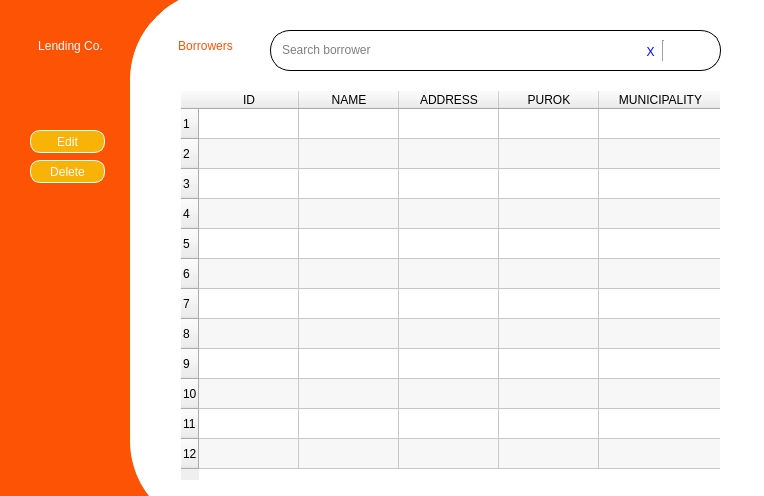
<?xml version="1.0" encoding="UTF-8"?>
<ui version="4.0">
 <class>MainWindow</class>
 <widget class="QMainWindow" name="MainWindow">
  <property name="geometry">
   <rect>
    <x>0</x>
    <y>0</y>
    <width>764</width>
    <height>496</height>
   </rect>
  </property>
  <property name="windowTitle">
   <string>Borrowers</string>
  </property>
  <property name="windowIcon">
   <iconset>
    <normaloff>../img/due today.png</normaloff>../img/due today.png</iconset>
  </property>
  <widget class="QWidget" name="centralwidget">
   <widget class="QWidget" name="bg" native="true">
    <property name="geometry">
     <rect>
      <x>130</x>
      <y>-10</y>
      <width>800</width>
      <height>541</height>
     </rect>
    </property>
    <property name="styleSheet">
     <string notr="true">#bg{
background-color: white;
border: 1px solid white;
border-radius: 90px;
}</string>
    </property>
    <widget class="QScrollArea" name="scrollArea">
     <property name="geometry">
      <rect>
       <x>50</x>
       <y>100</y>
       <width>541</width>
       <height>391</height>
      </rect>
     </property>
     <property name="styleSheet">
      <string notr="true">#scrollArea{
border: 1px solid white;

}</string>
     </property>
     <property name="widgetResizable">
      <bool>true</bool>
     </property>
     <widget class="QWidget" name="scrollAreaWidgetContents">
      <property name="geometry">
       <rect>
        <x>0</x>
        <y>0</y>
        <width>539</width>
        <height>389</height>
       </rect>
      </property>
      <widget class="QTableWidget" name="tableWidget">
       <property name="geometry">
        <rect>
         <x>0</x>
         <y>0</y>
         <width>541</width>
         <height>391</height>
        </rect>
       </property>
       <property name="sizePolicy">
        <sizepolicy hsizetype="Expanding" vsizetype="Expanding">
         <horstretch>0</horstretch>
         <verstretch>0</verstretch>
        </sizepolicy>
       </property>
       <property name="frameShape">
        <enum>QFrame::NoFrame</enum>
       </property>
       <property name="sizeAdjustPolicy">
        <enum>QAbstractScrollArea::AdjustToContents</enum>
       </property>
       <property name="editTriggers">
        <set>QAbstractItemView::NoEditTriggers</set>
       </property>
       <property name="alternatingRowColors">
        <bool>true</bool>
       </property>
       <property name="selectionMode">
        <enum>QAbstractItemView::ExtendedSelection</enum>
       </property>
       <property name="selectionBehavior">
        <enum>QAbstractItemView::SelectRows</enum>
       </property>
       <property name="verticalScrollMode">
        <enum>QAbstractItemView::ScrollPerPixel</enum>
       </property>
       <property name="horizontalScrollMode">
        <enum>QAbstractItemView::ScrollPerPixel</enum>
       </property>
       <property name="showGrid">
        <bool>true</bool>
       </property>
       <property name="gridStyle">
        <enum>Qt::SolidLine</enum>
       </property>
       <property name="sortingEnabled">
        <bool>false</bool>
       </property>
       <property name="wordWrap">
        <bool>true</bool>
       </property>
       <property name="cornerButtonEnabled">
        <bool>true</bool>
       </property>
       <property name="rowCount">
        <number>12</number>
       </property>
       <attribute name="horizontalHeaderStretchLastSection">
        <bool>true</bool>
       </attribute>
       <attribute name="verticalHeaderStretchLastSection">
        <bool>false</bool>
       </attribute>
       <row/>
       <row/>
       <row/>
       <row/>
       <row/>
       <row/>
       <row/>
       <row/>
       <row/>
       <row/>
       <row/>
       <row/>
       <column>
        <property name="text">
         <string>ID</string>
        </property>
       </column>
       <column>
        <property name="text">
         <string>NAME</string>
        </property>
       </column>
       <column>
        <property name="text">
         <string>ADDRESS</string>
        </property>
       </column>
       <column>
        <property name="text">
         <string>PUROK</string>
        </property>
       </column>
       <column>
        <property name="text">
         <string>MUNICIPALITY</string>
        </property>
       </column>
      </widget>
     </widget>
    </widget>
    <widget class="QLabel" name="borrowersLabel">
     <property name="geometry">
      <rect>
       <x>20</x>
       <y>30</y>
       <width>111</width>
       <height>51</height>
      </rect>
     </property>
     <property name="styleSheet">
      <string notr="true">#borrowersLabel{
color: #fc5404;
	font: 75 22pt  &quot;Bodoni MT Poster Compressed&quot;;
}</string>
     </property>
     <property name="text">
      <string>Borrowers</string>
     </property>
     <property name="alignment">
      <set>Qt::AlignCenter</set>
     </property>
    </widget>
    <widget class="QWidget" name="widget" native="true">
     <property name="geometry">
      <rect>
       <x>140</x>
       <y>40</y>
       <width>451</width>
       <height>41</height>
      </rect>
     </property>
     <property name="styleSheet">
      <string notr="true">#widget{
background-color: white;
border: 1px solid black;
border-radius: 20px;
}</string>
     </property>
     <widget class="QLineEdit" name="lineEdit">
      <property name="geometry">
       <rect>
        <x>10</x>
        <y>5</y>
        <width>341</width>
        <height>30</height>
       </rect>
      </property>
      <property name="styleSheet">
       <string notr="true">#lineEdit{
border: 1px white;
}</string>
      </property>
      <property name="placeholderText">
       <string>Search borrower</string>
      </property>
     </widget>
     <widget class="QPushButton" name="clearButton">
      <property name="geometry">
       <rect>
        <x>370</x>
        <y>10</y>
        <width>21</width>
        <height>23</height>
       </rect>
      </property>
      <property name="cursor">
       <cursorShape>PointingHandCursor</cursorShape>
      </property>
      <property name="styleSheet">
       <string notr="true">#clearButton{
color: blue;
font: 10pt &quot;Segoe UI&quot;;
border: TRANSPARENT;
}</string>
      </property>
      <property name="text">
       <string>X</string>
      </property>
      <property name="flat">
       <bool>true</bool>
      </property>
     </widget>
     <widget class="Line" name="line">
      <property name="geometry">
       <rect>
        <x>383</x>
        <y>10</y>
        <width>20</width>
        <height>21</height>
       </rect>
      </property>
      <property name="orientation">
       <enum>Qt::Vertical</enum>
      </property>
     </widget>
     <widget class="QPushButton" name="searchButton">
      <property name="geometry">
       <rect>
        <x>400</x>
        <y>10</y>
        <width>41</width>
        <height>23</height>
       </rect>
      </property>
      <property name="cursor">
       <cursorShape>PointingHandCursor</cursorShape>
      </property>
      <property name="text">
       <string/>
      </property>
      <property name="icon">
       <iconset>
        <normaloff>../img/search-icon.png</normaloff>../img/search-icon.png</iconset>
      </property>
      <property name="flat">
       <bool>true</bool>
      </property>
     </widget>
     <zorder>line</zorder>
     <zorder>searchButton</zorder>
     <zorder>lineEdit</zorder>
     <zorder>clearButton</zorder>
    </widget>
   </widget>
   <widget class="QWidget" name="bg2" native="true">
    <property name="geometry">
     <rect>
      <x>0</x>
      <y>0</y>
      <width>211</width>
      <height>521</height>
     </rect>
    </property>
    <property name="styleSheet">
     <string notr="true">#bg2{
background-color: #fc5404;
}</string>
    </property>
    <widget class="QPushButton" name="editButton">
     <property name="geometry">
      <rect>
       <x>30</x>
       <y>130</y>
       <width>75</width>
       <height>23</height>
      </rect>
     </property>
     <property name="styleSheet">
      <string notr="true">#editButton{
color: white;
background-color: #f9b208;
border: 1px solid white;
border-radius: 10px;
}
#editButton:hover{
background-color:rgb(255, 131, 89);
}
</string>
     </property>
     <property name="text">
      <string>Edit</string>
     </property>
     <property name="icon">
      <iconset>
       <normaloff>../img/edit.svg</normaloff>../img/edit.svg</iconset>
     </property>
     <property name="iconSize">
      <size>
       <width>25</width>
       <height>25</height>
      </size>
     </property>
     <property name="flat">
      <bool>false</bool>
     </property>
    </widget>
    <widget class="QPushButton" name="home">
     <property name="geometry">
      <rect>
       <x>20</x>
       <y>20</y>
       <width>101</width>
       <height>51</height>
      </rect>
     </property>
     <property name="cursor">
      <cursorShape>PointingHandCursor</cursorShape>
     </property>
     <property name="styleSheet">
      <string notr="true">#home{
color: white;
font: 25 25pt &quot;Bodoni MT Poster Compressed&quot;;
border: TRANSPARENT;
border-radius: 10px;
}
#home:hover{
background-color:rgb(255, 131, 89);
color: white;
font: 25 25pt &quot;Bodoni MT Poster Compressed&quot;;
border: TRANSPARENT;
border-radius: 10px;
}
</string>
     </property>
     <property name="text">
      <string>Lending Co.</string>
     </property>
    </widget>
    <widget class="QPushButton" name="deleteButton">
     <property name="geometry">
      <rect>
       <x>30</x>
       <y>160</y>
       <width>75</width>
       <height>23</height>
      </rect>
     </property>
     <property name="cursor">
      <cursorShape>PointingHandCursor</cursorShape>
     </property>
     <property name="styleSheet">
      <string notr="true">#deleteButton{
color: white;
background-color: #f9b208;
border: 1px solid white;
border-radius: 10px;
}
#deleteButton:hover{
background-color:rgb(255, 131, 89);
}</string>
     </property>
     <property name="text">
      <string>Delete</string>
     </property>
     <property name="icon">
      <iconset>
       <normaloff>../img/edit.svg</normaloff>../img/edit.svg</iconset>
     </property>
     <property name="iconSize">
      <size>
       <width>25</width>
       <height>25</height>
      </size>
     </property>
     <property name="flat">
      <bool>false</bool>
     </property>
    </widget>
   </widget>
   <zorder>bg2</zorder>
   <zorder>bg</zorder>
  </widget>
 </widget>
 <resources/>
 <connections/>
</ui>
